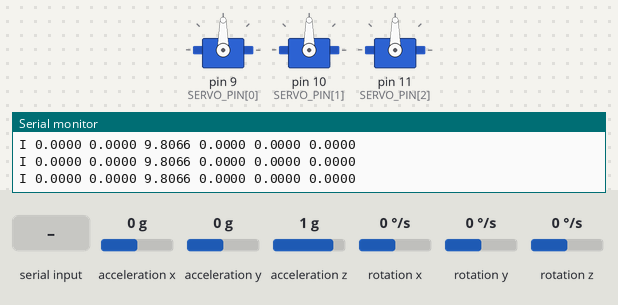
Bench run of a sketch on a simulated Arduino Uno, built with avr-gcc and run on an emulated ATmega328P. Shown: 3 × servo, the last lines printed to the serial monitor. Wiring (inferred from the names in the program): MPU-6050 motion sensor at I2C address 0x68. The test bench sets the inputs (shaded band); at power-on: acceleration x 0 g, rotation y 0 °/s, acceleration z 1 g, acceleration y 0 g, rotation x 0 °/s, rotation z 0 °/s.

Above: at 2.8 s.
2.9 s: acceleration x set to -1.4 g
At 3.6 s:
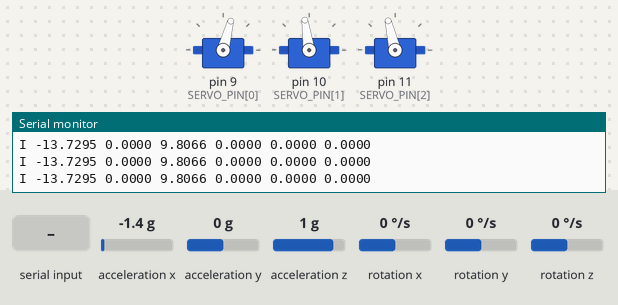
4.7 s: rotation y set to -192 °/s
At 7.4 s:
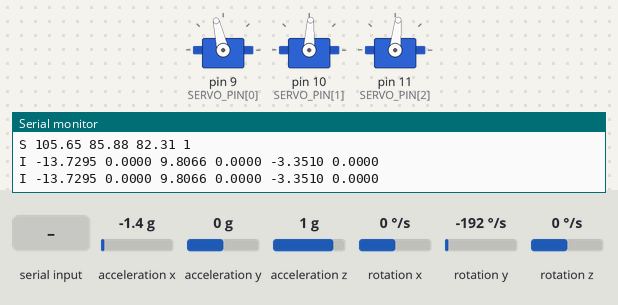
7.7 s: acceleration z set to -0.8 g
At 9.7 s:
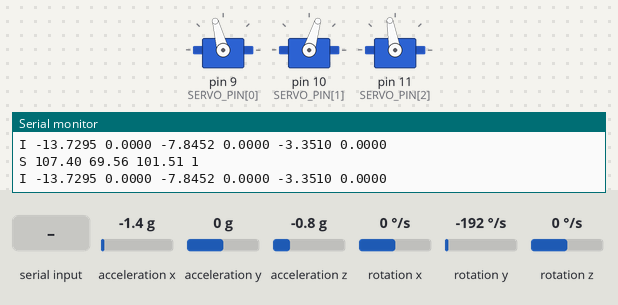
10.7 s: acceleration y set to -0.2 g
At 12.7 s:
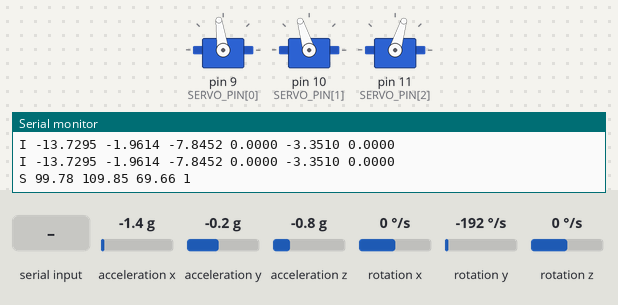
13.0 s: "C\n" received over Serial
At 15.2 s:
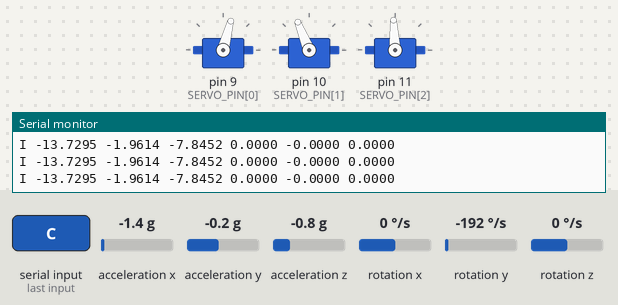
15.6 s: "H\n" received over Serial
At 15.76 s:
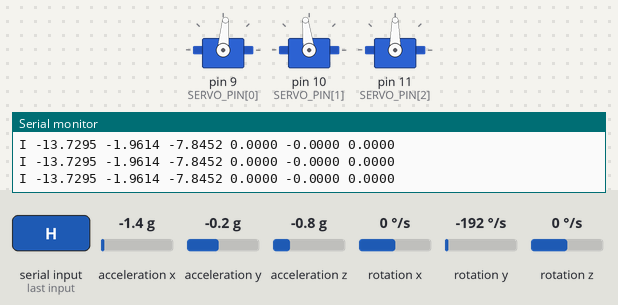
Timing chart, 0 to 18.4 s (numbered marks = the images above; inputs shaded):
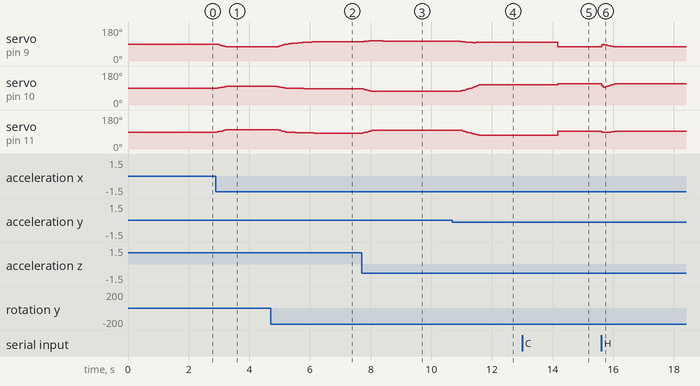

The sketch:

pm3rrr_firmware.ino
```cpp
// =====================================================================
//  pm3rrr firmware - planar 3-RRR parallel manipulator with IMU control
//  Board: Arduino Uno / Nano (ATmega328P) or any Arduino-compatible board
//
//  Replaces the original experimental sketches (legacy/codes). Main fixes:
//   * one clean inverse kinematics for all three legs, with reachability,
//     servo-limit and singularity checks  (kinematics.cpp)
//   * servo commands with writeMicroseconds() (0.18 deg) instead of
//     write(int deg) (1 deg), plus a slew-rate limit
//   * MPU6050 gyro-bias calibration + complementary filter: tilt ANGLE,
//     not raw gyro RATE, drives the platform  (imu.cpp)
//   * non-blocking scheduler (no delay() in the loop), watchdog, modes
//
//  Modes:  0 = STREAM (PC/ROS 2 sends J or P lines)
//          1 = IMU    (stand-alone: hand-held MPU6050 tilt -> platform)
//          2 = HOLD   (servos hold the last pose)
// =====================================================================
#include <Servo.h>
#include <Wire.h>

#include "config.h"
#include "imu.h"
#include "kinematics.h"
#include "protocol.h"

enum Mode { MODE_STREAM = 0, MODE_IMU = 1, MODE_HOLD = 2 };

static Servo servo[3];
static Mpu6050 imuHand(IMU_HAND_ADDR);
static ComplementaryFilter cf(CF_TAU_S);
static Mode mode = MODE_HOLD;

static float servoTarget[3] = {90, 90, 90};   // deg, what we want
static float servoNow[3] = {90, 90, 90};      // deg, slew-limited output
static Pose teleTarget = {0, 0, 0};
static unsigned long tControl = 0, tImu = 0, tStatus = 0, tLastCmd = 0;
static char lineBuf[64];
static uint8_t lineLen = 0;

// ------------------------------------------------------------ helpers
static void writeServos() {
  for (int i = 0; i < 3; ++i) {
    const int us = SERVO_US_MIN + (int)(servoNow[i] / 180.0f * (SERVO_US_MAX - SERVO_US_MIN) + 0.5f) +
                   SERVO_TRIM_US[i];
    servo[i].writeMicroseconds(us);
  }
}

static bool setPose(const Pose &p) {
  IkResult r = pm_ik(p);
  if (!r.ok()) {
    Serial.print(F("E rejected pose: "));
    Serial.println(!r.reachable ? F("unreachable") : !r.within_limits ? F("servo limit") : F("near singularity"));
    return false;
  }
  for (int i = 0; i < 3; ++i) servoTarget[i] = r.servo_deg[i];
  return true;
}

static bool setJoints(const float deg[3]) {
  for (int i = 0; i < 3; ++i) {
    if (deg[i] < 90.0f - SERVO_LIMIT_DEG || deg[i] > 90.0f + SERVO_LIMIT_DEG) {
      Serial.println(F("E rejected joints: servo limit"));
      return false;
    }
  }
  for (int i = 0; i < 3; ++i) servoTarget[i] = deg[i];
  return true;
}

static void goHome() {
  Pose home = {0, 0, 0};
  teleTarget = home;
  setPose(home);
}

static void calibrateImu() {
  if (!imuHand.present()) {
    Serial.println(F("E no hand IMU"));
    return;
  }
  Serial.println(F("OK calibrating gyro - keep the IMU still"));
  imuHand.calibrate(200);
  Serial.println(F("OK calibration done"));
}

// teleoperation shaping: dead band -> normalise -> expo
static float shape(float angle) {
  const float db = TELE_DEADBAND_DEG * PI / 180.0f, mx = TELE_MAX_TILT_DEG * PI / 180.0f;
  float a = fabsf(angle) - db;
  if (a < 0) a = 0;
  float n = a / (mx - db);
  if (n > 1) n = 1;
  n = (1 - TELE_EXPO) * n + TELE_EXPO * n * n * n;
  return angle < 0 ? -n : n;
}

static void teleopStep(float dt) {
  float gx = TELE_REACH_MM * shape(cf.pitch);
  float gy = TELE_REACH_MM * shape(cf.roll);
  float dx = gx - teleTarget.x, dy = gy - teleTarget.y;
  const float d = sqrtf(dx * dx + dy * dy), lim = TELE_MAX_SPEED_MM_S * dt;
  if (d > lim) {
    dx *= lim / d;
    dy *= lim / d;
  }
  Pose cand = {teleTarget.x + dx, teleTarget.y + dy, 0};
  IkResult r = pm_ik(cand);
  if (r.ok()) {  // never step into an unsafe pose: just stay
    teleTarget = cand;
    for (int i = 0; i < 3; ++i) servoTarget[i] = r.servo_deg[i];
  }
}

static void handleLine(const char *line) {
  Command c = parse_command(line);
  switch (c.type) {
    case CMD_JOINTS:
      if (mode == MODE_STREAM && setJoints(c.v)) tLastCmd = millis();
      break;
    case CMD_POSE: {
      Pose p = {c.v[0], c.v[1], c.v[2] * PI / 180.0f};
      if (mode == MODE_STREAM && setPose(p)) tLastCmd = millis();
      break;
    }
    case CMD_HOME:
      goHome();
      break;
    case CMD_MODE:
      mode = (Mode)c.mode;
      tLastCmd = millis();
      Serial.print(F("OK mode "));
      Serial.println(c.mode);
      break;
    case CMD_CALIBRATE:
      calibrateImu();
      break;
    case CMD_INFO:
      Serial.println(F("OK pm3rrr_firmware 1.0 (3-RRR, MG996R, MPU6050)"));
      break;
    case CMD_ERROR:
      Serial.print(F("E bad command: "));
      Serial.println(line);
      break;
    default:
      break;
  }
}

static void readSerial() {
  while (Serial.available()) {
    const char ch = (char)Serial.read();
    if (ch == '\n' || ch == '\r') {
      if (lineLen) {
        lineBuf[lineLen] = '\0';
        handleLine(lineBuf);
        lineLen = 0;
      }
    } else if (lineLen < sizeof(lineBuf) - 1) {
      lineBuf[lineLen++] = ch;
    } else {
      lineLen = 0;  // overflow: drop the line
    }
  }
}

// --------------------------------------------------------------- main
void setup() {
  Serial.begin(115200);
  Wire.begin();
  Wire.setClock(400000);
  pm_kinematics_init();
  for (int i = 0; i < 3; ++i) servo[i].attach(SERVO_PIN[i], SERVO_US_MIN - 100, SERVO_US_MAX + 100);
  goHome();
  for (int i = 0; i < 3; ++i) servoNow[i] = servoTarget[i];
  writeServos();
  if (imuHand.begin()) {
    delay(500);  // let the robot settle before calibrating
    calibrateImu();
    mode = MODE_IMU;
  } else {
    Serial.println(F("E hand IMU not found at 0x68 - STREAM mode"));
    mode = MODE_STREAM;
  }
  tControl = tImu = tStatus = tLastCmd = millis();
  Serial.println(F("OK ready"));
}

void loop() {
  readSerial();
  const unsigned long now = millis();

  if (now - tImu >= IMU_PERIOD_MS) {
    const float dt = (now - tImu) * 1e-3f;
    tImu = now;
    ImuSample s;
    if (imuHand.present() && imuHand.read(s)) {
      cf.update(s, dt);
      if (mode == MODE_IMU) teleopStep(dt);
      Serial.print('I');
      const float v[6] = {s.ax, s.ay, s.az, s.gx, s.gy, s.gz};
      for (int i = 0; i < 6; ++i) {
        Serial.print(' ');
        Serial.print(v[i], 4);
      }
      Serial.println();
    }
  }

  if (now - tControl >= CONTROL_PERIOD_MS) {
    const float dt = (now - tControl) * 1e-3f;
    tControl = now;
    if (mode == MODE_STREAM && now - tLastCmd > WATCHDOG_MS) {
      // PC silent: hold the current output (do not jump anywhere)
      for (int i = 0; i < 3; ++i) servoTarget[i] = servoNow[i];
    }
    const float step = SERVO_MAX_SPEED_DEG_S * dt;
    for (int i = 0; i < 3; ++i) {
      float e = servoTarget[i] - servoNow[i];
      if (e > step) e = step;
      if (e < -step) e = -step;
      servoNow[i] += e;
    }
    writeServos();
  }

  if (now - tStatus >= STATUS_PERIOD_MS) {
    tStatus = now;
    Serial.print('S');
    for (int i = 0; i < 3; ++i) {
      Serial.print(' ');
      Serial.print(servoNow[i], 2);
    }
    Serial.print(' ');
    Serial.println((int)mode);
  }
}
```

imu.cpp
```cpp
#include "imu.h"

#include <Arduino.h>
#include <Wire.h>
#include <math.h>

static const float G = 9.80665f;

static void writeReg(uint8_t addr, uint8_t reg, uint8_t val) {
  Wire.beginTransmission(addr);
  Wire.write(reg);
  Wire.write(val);
  Wire.endTransmission(true);
}

bool Mpu6050::begin() {
  Wire.beginTransmission(addr_);
  ok_ = (Wire.endTransmission(true) == 0);
  if (!ok_) return false;
  writeReg(addr_, 0x6B, 0x01);  // PWR_MGMT_1: wake up, PLL with X gyro (stable clock)
  writeReg(addr_, 0x1A, 0x03);  // CONFIG: DLPF 44 Hz (cuts servo vibration)
  writeReg(addr_, 0x1B, 0x00);  // GYRO_CONFIG: +-250 dps -> 131 LSB/dps
  writeReg(addr_, 0x1C, 0x00);  // ACCEL_CONFIG: +-2 g -> 16384 LSB/g
  return true;
}

bool Mpu6050::readRaw(int16_t v[7]) {
  Wire.beginTransmission(addr_);
  Wire.write(0x3B);  // ACCEL_XOUT_H
  if (Wire.endTransmission(false) != 0) return false;
  if (Wire.requestFrom(addr_, (uint8_t)14, (uint8_t)true) != 14) return false;
  for (int i = 0; i < 7; ++i) v[i] = (int16_t)((Wire.read() << 8) | Wire.read());
  return true;
}

bool Mpu6050::read(ImuSample &s) {
  int16_t v[7];
  if (!readRaw(v)) return false;
  s.ax = v[0] / 16384.0f * G;
  s.ay = v[1] / 16384.0f * G;
  s.az = v[2] / 16384.0f * G;
  // v[3] = temperature
  const float k = (PI / 180.0f) / 131.0f;
  s.gx = v[4] * k - bias_[0];
  s.gy = v[5] * k - bias_[1];
  s.gz = v[6] * k - bias_[2];
  return true;
}

void Mpu6050::calibrate(uint16_t n) {
  float sum[3] = {0, 0, 0};
  bias_[0] = bias_[1] = bias_[2] = 0;
  ImuSample s;
  uint16_t got = 0;
  for (uint16_t i = 0; i < n; ++i) {
    if (read(s)) {
      sum[0] += s.gx;
      sum[1] += s.gy;
      sum[2] += s.gz;
      ++got;
    }
    delay(5);
  }
  if (got) {
    for (int i = 0; i < 3; ++i) bias_[i] = sum[i] / got;
  }
}

void ComplementaryFilter::update(const ImuSample &s, float dt) {
  const float r_acc = atan2f(s.ay, s.az);
  const float p_acc = atan2f(-s.ax, sqrtf(s.ay * s.ay + s.az * s.az));
  if (!init_) {
    roll = r_acc;
    pitch = p_acc;
    init_ = true;
    return;
  }
  const float a = tau_ / (tau_ + dt);
  roll = a * (roll + s.gx * dt) + (1.0f - a) * r_acc;
  pitch = a * (pitch + s.gy * dt) + (1.0f - a) * p_acc;
}
```

imu.h
```cpp
// MPU6050 driver (raw I2C, no library needed) + complementary filter.
#pragma once
#include <stdint.h>

struct ImuSample {
  float ax, ay, az;  // m/s^2
  float gx, gy, gz;  // rad/s (bias removed after calibration)
};

class Mpu6050 {
 public:
  explicit Mpu6050(uint8_t addr) : addr_(addr) {}
  bool begin();                       // wake up, +-2 g, +-250 dps, 44 Hz DLPF
  bool read(ImuSample &s);            // false on I2C error
  void calibrate(uint16_t n = 200);   // gyro bias, sensor must be STILL
  bool present() const { return ok_; }

 private:
  uint8_t addr_;
  bool ok_ = false;
  float bias_[3] = {0, 0, 0};
  bool readRaw(int16_t v[7]);
};

class ComplementaryFilter {
 public:
  explicit ComplementaryFilter(float tau_s) : tau_(tau_s) {}
  void update(const ImuSample &s, float dt);
  float roll = 0, pitch = 0;  // rad

 private:
  float tau_;
  bool init_ = false;
};
```

kinematics.cpp
```cpp
#include <math.h>
#include <stdint.h>

#include "config.h"
#include "kinematics.h"

#ifndef PI
#define PI 3.14159265358979f
#endif

static float Bx[3], By[3], cx[3], cy[3], center[3];

static float wrap(float a) {
  while (a > PI) a -= 2.0f * PI;
  while (a <= -PI) a += 2.0f * PI;
  return a;
}

void pm_kinematics_init() {
  for (int i = 0; i < 3; ++i) {
    float lb = PM_BASE_ANGLE_DEG[i] * PI / 180.0f;
    float lp = PM_PLATFORM_ANGLE_DEG[i] * PI / 180.0f;
    Bx[i] = PM_BASE_RADIUS * cosf(lb);
    By[i] = PM_BASE_RADIUS * sinf(lb);
    cx[i] = PM_PLATFORM_RADIUS * cosf(lp);
    cy[i] = PM_PLATFORM_RADIUS * sinf(lp);
    center[i] = SERVO_CENTER_DEG[i] * PI / 180.0f;
  }
}

IkResult pm_ik(const Pose &p) {
  IkResult r;
  r.reachable = true;
  r.within_limits = true;
  const float c = cosf(p.phi), s = sinf(p.phi);
  float ux[3], uy[3], rcx[3], rcy[3];
  r.type1 = 1e9f;
  for (int i = 0; i < 3; ++i) {
    // platform joint C_i = p + R(phi) c_i
    rcx[i] = c * cx[i] - s * cy[i];
    rcy[i] = s * cx[i] + c * cy[i];
    const float Cx = p.x + rcx[i], Cy = p.y + rcy[i];
    const float dx = Cx - Bx[i], dy = Cy - By[i];
    const float d = sqrtf(dx * dx + dy * dy);
    // law of cosines (report eq. 1-7, with the sign of eq. 4 corrected)
    float ca = (PM_L1 * PM_L1 + d * d - PM_L2 * PM_L2) / (2.0f * PM_L1 * d);
    if (ca > 1.0f || ca < -1.0f) {
      r.reachable = false;
      ca = ca > 1.0f ? 1.0f : -1.0f;
    }
    const float alpha = acosf(ca);
    const float beta = atan2f(dy, dx);
    r.theta[i] = wrap(beta + PM_WORKING_MODE[i] * alpha);
    const float q = wrap((r.theta[i] - center[i]) * SERVO_DIRECTION[i]);
    r.servo_deg[i] = 90.0f + q * 180.0f / PI;
    if (fabsf(q) > SERVO_LIMIT_DEG * PI / 180.0f) r.within_limits = false;
    // distal link vector u_i = C_i - A_i (for the Jacobian)
    const float Ax = Bx[i] + PM_L1 * cosf(r.theta[i]);
    const float Ay = By[i] + PM_L1 * sinf(r.theta[i]);
    ux[i] = Cx - Ax;
    uy[i] = Cy - Ay;
    // Jq_ii = u_i . E (A_i - B_i)   (serial-singularity measure)
    const float jq = fabsf(-ux[i] * (Ay - By[i]) + uy[i] * (Ax - Bx[i])) / (PM_L1 * PM_L2);
    if (jq < r.type1) r.type1 = jq;
  }
  // Jx rows: [u_x, u_y, u . (E R c)],  E R c = (-rcy, rcx)
  float J[3][3];
  for (int i = 0; i < 3; ++i) {
    J[i][0] = ux[i];
    J[i][1] = uy[i];
    J[i][2] = -ux[i] * rcy[i] + uy[i] * rcx[i];
  }
  const float det = J[0][0] * (J[1][1] * J[2][2] - J[1][2] * J[2][1]) -
                    J[0][1] * (J[1][0] * J[2][2] - J[1][2] * J[2][0]) +
                    J[0][2] * (J[1][0] * J[2][1] - J[1][1] * J[2][0]);
  r.type2 = det / (PM_L2 * PM_L2 * PM_L2 * PM_PLATFORM_RADIUS);   // signed: + = home assembly mode
  r.well_conditioned = !SINGULARITY_GUARD_ENABLED || (r.type2 > TYPE2_MIN && r.type1 > TYPE1_MIN);
  return r;
}
```

kinematics.h
```cpp
// Closed-form inverse kinematics of the planar 3-RRR robot (no Arduino deps,
// unit-tested on the PC: firmware/test). Units: mm, rad.
#pragma once

struct Pose {
  float x, y, phi;
};

struct IkResult {
  float theta[3];        // world angle of each motor link [rad]
  float servo_deg[3];    // command for each servo [deg], 90 = centre
  bool reachable;        // every leg closes
  bool within_limits;    // every servo inside +-SERVO_LIMIT_DEG
  bool well_conditioned; // away from a parallel (Type-II) singularity
  float type1;           // min normalised |Jq_ii|  (0 when a leg is stretched/folded)
  float type2;           // normalised det Jx, signed (0 at a parallel singularity, <0 other assembly mode)
  bool ok() const { return reachable && within_limits && well_conditioned; }
};

void pm_kinematics_init();
IkResult pm_ik(const Pose &p);
```

protocol.cpp
```cpp
#include "protocol.h"

#include <stdlib.h>

static const char *skip(const char *p) {
  while (*p == ' ' || *p == '\t') ++p;
  return p;
}

static int read_floats(const char *p, float *out, int n) {
  int got = 0;
  for (; got < n; ++got) {
    p = skip(p);
    char *end;
    out[got] = (float)strtod(p, &end);
    if (end == p) break;
    p = end;
  }
  return got;
}

Command parse_command(const char *line) {
  Command c;
  const char *p = skip(line);
  if (*p == '\0') return c;
  const char k = *p++;
  switch (k) {
    case 'J':
      c.type = read_floats(p, c.v, 3) == 3 ? CMD_JOINTS : CMD_ERROR;
      break;
    case 'P':
      c.type = read_floats(p, c.v, 3) == 3 ? CMD_POSE : CMD_ERROR;
      break;
    case 'H':
      c.type = CMD_HOME;
      break;
    case 'C':
      c.type = CMD_CALIBRATE;
      break;
    case '?':
      c.type = CMD_INFO;
      break;
    case 'M': {
      float m;
      if (read_floats(p, &m, 1) == 1 && m >= 0 && m <= 2) {
        c.type = CMD_MODE;
        c.mode = (int)m;
      } else {
        c.type = CMD_ERROR;
      }
      break;
    }
    default:
      c.type = CMD_ERROR;
  }
  return c;
}
```

protocol.h
```cpp
// Line protocol PC <-> firmware (see serial_bridge_node.py and
// docs/industrialization/04_firmware_and_protocol.md). Pure C++, unit-tested on the PC.
#pragma once

enum CmdType { CMD_NONE, CMD_JOINTS, CMD_POSE, CMD_HOME, CMD_MODE, CMD_CALIBRATE, CMD_INFO, CMD_ERROR };

struct Command {
  CmdType type = CMD_NONE;
  float v[3] = {0, 0, 0};
  int mode = 0;
};

// Parse one '\0'-terminated line (without the newline).
Command parse_command(const char *line);
```

config.h
```cpp
// =====================================================================
//  pm3rrr firmware - configuration (edit THIS file for your robot)
//  Geometry must match ros2_ws/src/pm3rrr_description/config/robot_params.yaml
// =====================================================================
#pragma once

// ---------------------------------------------------------------- pins
// Arduino Uno/Nano: any digital pin works with the Servo library.
static const uint8_t SERVO_PIN[3] = {9, 10, 11};
// MPU6050: SDA=A4, SCL=A5 (Uno/Nano). Hand-held IMU AD0=GND -> 0x68,
// optional platform/base IMU AD0=VCC -> 0x69.
static const uint8_t IMU_HAND_ADDR = 0x68;
static const uint8_t IMU_AUX_ADDR = 0x69;

// ------------------------------------------------------------ geometry
// (millimetres / degrees, measured from the CAD parts)
#define PM_BASE_RADIUS 87.5f
#define PM_PLATFORM_RADIUS 26.0f
#define PM_L1 50.0f
#define PM_L2 50.0f
static const float PM_BASE_ANGLE_DEG[3] = {-30.0f, 90.0f, 210.0f};
static const float PM_PLATFORM_ANGLE_DEG[3] = {30.0f, 150.0f, 270.0f};
static const float PM_WORKING_MODE[3] = {-1.0f, -1.0f, -1.0f};  // theta = beta - alpha

// ------------------------------------------------------------- servos
// World angle of each motor link when the servo is at its centre (90 deg).
static const float SERVO_CENTER_DEG[3] = {94.286907f, -145.713093f, -25.713093f};
static const float SERVO_DIRECTION[3] = {1.0f, 1.0f, 1.0f};
// Calibration trims [us], found with bringup/servo_calibration (horns are
// splined in ~7 deg steps, so every robot needs its own trim!)
static const int SERVO_TRIM_US[3] = {0, 0, 0};
#define SERVO_US_MIN 1000          // pulse at 0 deg   (check your servo!)
#define SERVO_US_MAX 2000          // pulse at 180 deg
#define SERVO_LIMIT_DEG 85.0f      // +- travel around the centre that we allow
#define SERVO_MAX_SPEED_DEG_S 300.0f  // slew limit applied in firmware

// ------------------------------------------------------------- timing
#define CONTROL_PERIOD_MS 20       // 50 Hz servo update
#define IMU_PERIOD_MS 10           // 100 Hz IMU + filter
#define STATUS_PERIOD_MS 100       // 10 Hz telemetry
#define WATCHDOG_MS 500            // stream mode: hold if the PC goes silent

// ------------------------------------------------------- teleoperation
#define TELE_MAX_TILT_DEG 25.0f
#define TELE_DEADBAND_DEG 3.0f
#define TELE_EXPO 0.35f
#define TELE_REACH_MM 16.0f
#define TELE_MAX_SPEED_MM_S 50.0f
#define CF_TAU_S 0.4f              // complementary filter time constant
// Singularity guard (cheap version of the PC's condition-number check, see
// docs/learning/06): together these two bounds keep kappa below ~25.
#define SINGULARITY_GUARD_ENABLED 1
#define TYPE2_MIN 0.25f            // min normalised det(Jx)  (parallel singularity, signed!)
#define TYPE1_MIN 0.30f            // min normalised |Jq_ii|  (serial singularity: leg stretched)
```

Measured:
- the behaviour switches between 0 and -0.1 g on acceleration y (found by bisection; images 3 and 4)
- after the input at 2.9 s, servo on pin 9 (SERVO_PIN[0]): moves from 90° to 75° over 0.30 s, starting at once; servo on pin 10 (SERVO_PIN[1]): 90° → 92° after 0.06 s, → 93° 0.10 s later, → 98° 0.06 s later; servo on pin 11 (SERVO_PIN[2]): moves from 90° to 103° over 0.30 s, starting at once
- after the input at 4.7 s, servo on pin 9 (SERVO_PIN[0]): moves from 75° to 103° over 1.8 s, starting after 0.23 s; servo on pin 10 (SERVO_PIN[1]): moves from 98° to 87° over 0.89 s, starting after 0.21 s; servo on pin 11 (SERVO_PIN[2]): moves from 103° to 84° over 1.2 s, starting after 0.23 s
- after the input at 7.7 s, servo on pin 11 (SERVO_PIN[2]): moves from 84° to 100° over 1.2 s, starting at once
- after the input at 10.7 s, servo on pin 10 (SERVO_PIN[1]): moves from 73° to 107° over 0.61 s, starting after 0.28 s; servo on pin 11 (SERVO_PIN[2]): moves from 100° to 73° over 0.67 s, starting after 0.20 s
- after the input at 13.0 s, servo on pin 9 (SERVO_PIN[0]): 98° → 75° after 1.2 s; servo on pin 10 (SERVO_PIN[1]): 107° → 112° after 1.2 s; servo on pin 11 (SERVO_PIN[2]): 73° → 93° after 1.2 s
- after the input at 15.6 s, servo on pin 9 (SERVO_PIN[0]): rises from 75° to 88° in 0.05 s, then falls to 75° in 0.38 s; servo on pin 11 (SERVO_PIN[2]): 93° → 90° at once, → 91° 0.30 s later, → 93° 0.07 s later
